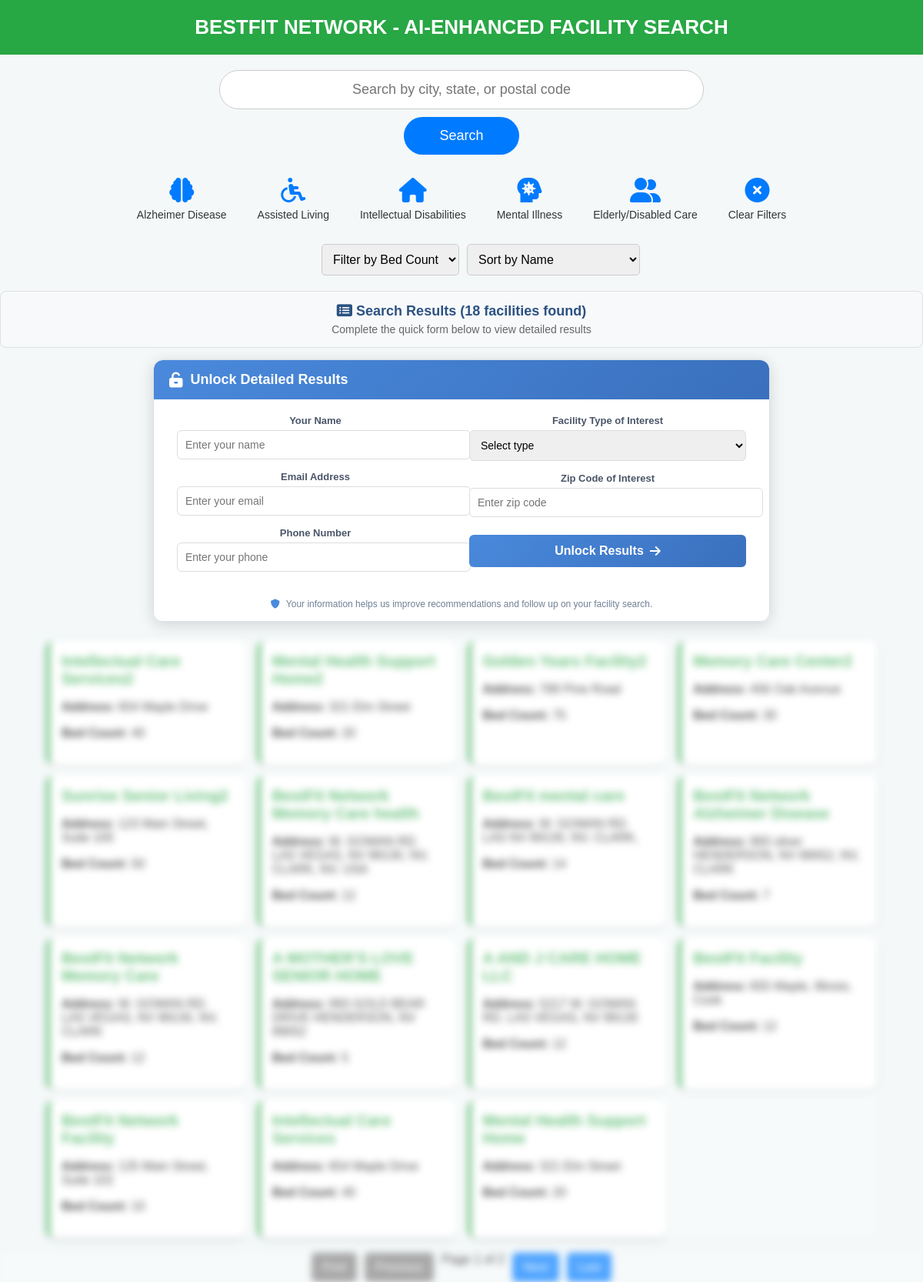
Screenshot of /ollama/ with the database file from the repository.
### search/models.py (models this page shows, shortened)
class Facility(models.Model):
    STATUS_CHOICES = [
        ('active', 'Active'),
        ('inactive', 'Inactive'),
        ('pending', 'Pending Approval'),
        ('rejected', 'Rejected'),
        ('draft', 'Draft')
    ]
    SUBMISSION_TYPE_CHOICES = [
        ('admin', 'Admin Entry'),
        ('self_register', 'Self Registration'),
        ('bulk_import', 'Bulk Import')
    ]
    name = models.CharField(max_length=255)
    slug = models.SlugField(unique=True, blank=True)
    facility_type = models.CharField(max_length=255)
    endorsement = models.CharField(max_length=255, blank=True, null=True)
    inspection_number = models.CharField(max_length=100, unique=True)
    address = models.TextField()
    state = models.CharField(max_length=50)
    county = models.CharField(max_length=100)
    contact = models.CharField(max_length=255, blank=True, null=True)
    contact_person = models.CharField(max_length=255, blank=True, null=True)
    bed_count = models.IntegerField(default=0)
    status = models.CharField(max_length=20, choices=STATUS_CHOICES, default='pending')
    image = models.ImageField(
        upload_to='facilities/%Y/%m/',
        blank=True,
        null=True,
        help_text="Facility main image"
    )
    submitted_by = models.ForeignKey(
        User,
        on_delete=models.SET_NULL,
        null=True,
        blank=True,
        help_text="Who submitted this facility"
    )
    submission_type = models.CharField(
        max_length=20,
        choices=SUBMISSION_TYPE_CHOICES,
        default='admin'
    )
    created_at = models.DateTimeField(auto_now_add=True)
    updated_at = models.DateTimeField(auto_now=True)
    approved_at = models.DateTimeField(null=True, blank=True)
    approved_by = models.ForeignKey(
        User,
        on_delete=models.SET_NULL,
        null=True,
        blank=True,
        related_name='approved_facilities'
    )
    meta_description = models.TextField(blank=True, max_length=160)
    search_keywords = models.TextField(blank=True)
    class Meta:
        ordering = ['-created_at']
        verbose_name_plural = "Facilities"
        indexes = [
            models.Index(fields=['status']),
            models.Index(fields=['facility_type']),
            models.Index(fields=['state', 'county']),
        ]

### search/views.py (the view, shortened to what this page needs)
# urls.py: path('ollama/', views.ollama_search, name='ollama_search'),
def ollama_search(request):
    query = request.GET.get("q", "").strip()
    bed_count_filter = request.GET.get("bed_count", "").strip()
    selected_facility_types = request.GET.getlist("facility_type")
    sort_by = request.GET.get("sort_by", "name").strip()
    facilities = Facility.objects.filter(status='active')
    ai_summary = ""
    search_count = 0
    paginator = Paginator(facilities, 15)
    page_number = request.GET.get("page")
    try:
        page_obj = paginator.page(page_number)
    except PageNotAnInteger:
        page_obj = paginator.page(1)
    except EmptyPage:
        page_obj = paginator.page(paginator.num_pages)
    bed_counts = Facility.objects.filter(status='active').values_list("bed_count", flat=True).distinct().order_by("bed_count")
    return render(request, "search/ollama_search.html", {
        "page_obj": page_obj,
        "query": query,
        "bed_counts": bed_counts,
        "sort_by": sort_by,
        "bed_count_filter": bed_count_filter,
        "selected_facility_types": selected_facility_types,
        "ai_summary": ai_summary,
        "search_count": search_count,
    })

### search/templates/search/ollama_search.html (shortened to what this page needs)
{% load static %}
<!DOCTYPE html>
<html lang="en">
<head>
    <link rel="stylesheet" href="https://cdnjs.cloudflare.com/ajax/libs/font-awesome/6.0.0-beta3/css/all.min.css">
    <link rel="stylesheet" href="{% static 'search/home.css' %}">
</head>
<body>
    <div class="header">BestFit Network - AI-Enhanced Facility Search</div>
    <form method="GET" action="" class="search-container">
        <input id="search-box" class="search-box" type="text" name="q" placeholder="Search by city, state, or postal code" value="{{ query }}">
        <button type="submit" class="search-button">Search</button>
    </form>
    <div class="facility-type-icons">
        <div class="icon-container {% if 'ALZHEIMER DISEASE' in selected_facility_types %}selected{% endif %}" onclick="toggleFacilityType('ALZHEIMER DISEASE')">
            <i class="fas fa-brain"></i>
            <span>Alzheimer Disease</span>
        </div>
        <div class="icon-container {% if 'ASSISTED LIVING SERVICES' in selected_facility_types %}selected{% endif %}" onclick="toggleFacilityType('ASSISTED LIVING SERVICES')">
            <i class="fas fa-wheelchair"></i>
            <span>Assisted Living</span>
        </div>
        <div class="icon-container {% if 'INDIVIDUALS WITH INTELLECTUAL DISABILITES' in selected_facility_types %}selected{% endif %}" onclick="toggleFacilityType('INDIVIDUALS WITH INTELLECTUAL DISABILITES')">
            <i class="fas fa-home"></i>
            <span>Intellectual Disabilities</span>
        </div>
        <div class="icon-container {% if 'MENTAL ILLNESS' in selected_facility_types %}selected{% endif %}" onclick="toggleFacilityType('MENTAL ILLNESS')">
            <i class="fas fa-head-side-virus"></i>
            <span>Mental Illness</span>
        </div>
        <div class="icon-container {% if 'RESIDENTIAL FACILITY FOR ELDERLY OR DISABLED PERSONS' in selected_facility_types %}selected{% endif %}" onclick="toggleFacilityType('RESIDENTIAL FACILITY FOR ELDERLY OR DISABLED PERSONS')">
            <i class="fas fa-user-friends"></i>
            <span>Elderly/Disabled Care</span>
        </div>
        <div class="icon-container" onclick="clearFilters()">
            <i class="fas fa-times-circle"></i>
            <span>Clear Filters</span>
        </div>
    </div>
    <form method="GET" action="" class="filters" id="filters-form">
        <select name="bed_count" onchange="updateBedCount(this.value)">
            <option value="">Filter by Bed Count</option>
        </select>
        <select name="sort_by" onchange="updateSortBy(this.value)">
            <option value="name" {% if sort_by == "name" %}selected{% endif %}>Sort by Name</option>
        </select>
    </form>
{% if page_obj %}
<div class="results-preview">
    <div class="results-header">
        <h3><i class="fas fa-list-alt"></i> Search Results ({{ page_obj.paginator.count }} facilities found)</h3>
        <p class="results-subtext">Complete the quick form below to view detailed results</p>
    </div>
</div>
<div id="user-tracking-overlay" class="user-tracking-modal">
    <div class="modal-content">
        <div class="modal-header">
            <i class="fas fa-unlock-alt"></i>
            <h3>Unlock Detailed Results</h3>
        </div>
        <form id="user-tracking-form">
            <div class="form-grid">
                <div class="form-column">
                    <div class="form-field">
                        <label for="name">Your Name</label>
                        <input type="text" id="name" name="name" placeholder="Enter your name" required>
                    </div>
                    <div class="form-field">
                        <label for="email">Email Address</label>
                        <input type="email" id="email" name="email" placeholder="Enter your email" required>
                    </div>
                    <div class="form-field">
                        <label for="phone">Phone Number</label>
                        <input type="tel" id="phone" name="phone" placeholder="Enter your phone" required>
                    </div>
                </div>
                <div class="form-column">
                    <div class="form-field">
                        <label for="facility_type_interest">Facility Type of Interest</label>
                        <select id="facility_type_interest" name="facility_type_interest" required>
                            <option value="">Select type</option>
                        </select>
                    </div>
                    <div class="form-field">
                        <label for="zip_code">Zip Code of Interest</label>
                        <input type="text" id="zip_code" name="zip_code" placeholder="Enter zip code" required>
                    </div>
                    <div class="form-submit">
                        <button type="submit" class="btn-submit">Unlock Results <i class="fas fa-arrow-right"></i></button>
                    </div>
                </div>
            </div>
            <p class="privacy-note"><i class="fas fa-shield-alt"></i> Your information helps us improve recommendations and follow up on your facility search.</p>
        </form>
    </div>
</div>
{% endif %}
{% if page_obj %}
<div class="results-container results-blurred" id="results-container">
    {% for facility in page_obj %}
    <div class="result-card" onclick="window.location='{% url 'facility_detail' facility.id %}?{{ request.GET.urlencode }}'">
        <div class="result-name">{{ facility.name }}</div>
        <p><strong>Address:</strong> {{ facility.address }}</p>
        <p><strong>Bed Count:</strong> {{ facility.bed_count }}</p>
    </div>
    {% endfor %}
</div>
{% endif %}
{% if page_obj %}
<div class="pagination results-blurred" id="pagination">
    {% if page_obj.has_previous %}
        <a href="?page=1&{{ request.GET.urlencode }}">First</a>
        <a href="?page={{ page_obj.previous_page_number }}&{{ request.GET.urlencode }}">Previous</a>
    {% else %}
        <a class="disabled">First</a>
        <a class="disabled">Previous</a>
    {% endif %}
    <span>Page {{ page_obj.number }} of {{ page_obj.paginator.num_pages }}</span>
    {% if page_obj.has_next %}
        <a href="?page={{ page_obj.next_page_number }}&{{ request.GET.urlencode }}">Next</a>
        <a href="?page={{ page_obj.paginator.num_pages }}&{{ request.GET.urlencode }}">Last</a>
    {% else %}
        <a class="disabled">Next</a>
        <a class="disabled">Last</a>
    {% endif %}
</div>
{% endif %}
</body>
</html>

### search/static/search/home.css (style rules this page uses)
body { font-family: Arial, sans-serif; background-color: #f4f8f9; margin: 0; padding: 0; text-align: center; }
.header { background: #28a745; color: white; padding: 20px; font-size: 26px; font-weight: bold; text-transform: uppercase; }
.search-container { margin: 20px auto; display: flex; flex-direction: column; align-items: center; width: 90%; max-width: 800px; }
.search-box { width: 100%; max-width: 600px; padding: 14px; font-size: 18px; border: 1px solid #ccc; border-radius: 25px; text-align: center; }
.search-button { padding: 14px 22px; font-size: 18px; border-radius: 25px; background-color: #007bff; color: white; border: none; cursor: pointer; margin-top: 10px; }
.filters { display: flex; flex-wrap: wrap; justify-content: center; gap: 10px; margin: 20px; width: 100%; }
select, button { padding: 10px; font-size: 16px; border-radius: 5px; border: 1px solid #ccc; min-width: 150px; }
.results-container { display: grid; grid-template-columns: repeat(auto-fit, minmax(250px, 1fr)); gap: 15px; margin: 20px auto; width: 90%; }
.result-card { background: white; padding: 15px; border-radius: 10px; box-shadow: 0px 4px 6px rgba(0, 0, 0, 0.1); cursor: pointer; transition: transform 0.2s ease-in-out; border-left: 5px solid #28a745; text-align: left; }
.result-name { color: #28a745; font-size: 20px; font-weight: bold; margin-bottom: 8px; }
.pagination { margin-top: 20px; display: flex; justify-content: center; flex-wrap: wrap; gap: 10px; }
.pagination a { padding: 10px 14px; background: #007bff; color: white; text-decoration: none; border-radius: 5px; }
.pagination a.disabled { background: gray; pointer-events: none; }
.facility-type-icons { display: flex; flex-wrap: wrap; gap: 20px; margin: 20px 0; justify-content: center; text-align: center; }
.icon-container { cursor: pointer; padding: 10px; border-radius: 8px; transition: color 0.3s, transform 0.3s; display: flex; flex-direction: column; align-items: center; color: #007bff; }
.icon-container i { font-size: 32px; margin-bottom: 8px; transition: color 0.3s; }
.icon-container span { display: block; font-size: 14px; font-weight: 500; color: #333; transition: color 0.3s; }

### search/templates/search/ollama_search.html (style rules this page uses)
.results-preview { background-color: #f8f9fa; border-radius: 8px; padding: 15px; margin: 15px 0; border: 1px solid #e0e0e0; text-align: center; }
.results-header h3 { color: #2c5282; margin: 0; font-size: 18px; }
.results-subtext { color: #666; margin: 5px 0 0; font-size: 14px; }
.user-tracking-modal { background-color: rgba(255, 255, 255, 0.98); border-radius: 12px; box-shadow: 0 4px 20px rgba(0,0,0,0.15); margin: 15px auto 25px; max-width: 800px; border: 1px solid #dbe1e8; overflow: hidden; }
.modal-content { padding: 0; }
.modal-header { background: linear-gradient(135deg, #4a89dc, #3a70bd); color: white; padding: 15px 20px; display: flex; align-items: center; border-radius: 12px 12px 0 0; }
.modal-header i { font-size: 20px; margin-right: 10px; }
.modal-header h3 { margin: 0; font-size: 18px; font-weight: 600; }
.form-grid { display: flex; padding: 20px; flex-wrap: wrap; }
.form-column { flex: 1; min-width: 250px; padding: 0 10px; }
.form-field { margin-bottom: 15px; }
.form-field label { display: block; font-size: 13px; font-weight: 600; color: #4a5568; margin-bottom: 5px; }
.form-field input, .form-field select { width: 100%; padding: 10px; border: 1px solid #ddd; border-radius: 6px; font-size: 14px; transition: border 0.2s; }
.form-submit { margin-top: 23px; }
.btn-submit { background: linear-gradient(135deg, #4a89dc, #3a70bd); color: white; border: none; padding: 12px 20px; border-radius: 6px; cursor: pointer; font-weight: 600; width: 100%; transition: all 0.2s; display: flex; justify-content: center; align-items: center; }
.btn-submit i { margin-left: 8px; }
.privacy-note { font-size: 12px; color: #718096; text-align: center; padding: 0 20px 15px; margin: 0; }
.privacy-note i { margin-right: 5px; color: #4a89dc; }
.results-blurred { filter: blur(5px); pointer-events: none; user-select: none; position: relative; }
.results-blurred::after { content: ''; position: absolute; top: 0; left: 0; right: 0; bottom: 0; background-color: rgba(255, 255, 255, 0.3); z-index: 1; }

### rows the page displays
Facility: name "Intellectual Care Services2", address "654 Maple Drive", bed_count "40"
Facility: name "Mental Health Support Home2", address "321 Elm Street", bed_count "20"
Facility: name "Golden Years Facility2", address "789 Pine Road", bed_count "75"
Facility: name "Memory Care Center2", address "456 Oak Avenue", bed_count "30"
Facility: name "Sunrise Senior Living2", address "123 Main Street, Suite 100", bed_count "50"
Facility: name "BestFit Network Memory Care health", address "W. GOWAN RD. LAS VEGAS, NV 89130, NV, CLARK, NV, USA", bed_count "12"
Facility: name "BestFit mental care", address "W. GOWAN RD. LAS NV 89130, NV, CLARK,", bed_count "14"
Facility: name "BestFit Network Alzheimer Disease", address "993 silver HENDERSON, NV 89052, NV, CLARK"
Facility: name "BestFit Network Memory Care", address "W. GOWAN RD. LAS VEGAS, NV 89130, NV, CLARK", bed_count "12"
Facility: name "A MOTHER'S LOVE SENIOR HOME", address "993 GOLD BEAR DRIVE HENDERSON, NV 89052", bed_count "5"
Facility: name "A AND J CARE HOME LLC", address "5217 W. GOWAN RD. LAS VEGAS, NV 89130", bed_count "12"
Facility: name "BestFit Facility", address "655 Maple, Illinois, Cook", bed_count "12"
Facility: name "BestFit Network Facility", address "125 Main Street, Suite 102", bed_count "10"
Facility: name "Intellectual Care Services", address "654 Maple Drive", bed_count "40"
Facility: name "Mental Health Support Home", address "321 Elm Street", bed_count "20"

### other values shown
{{ page_obj.paginator.count }} "18"
{{ page_obj.paginator.num_pages }} "2"
